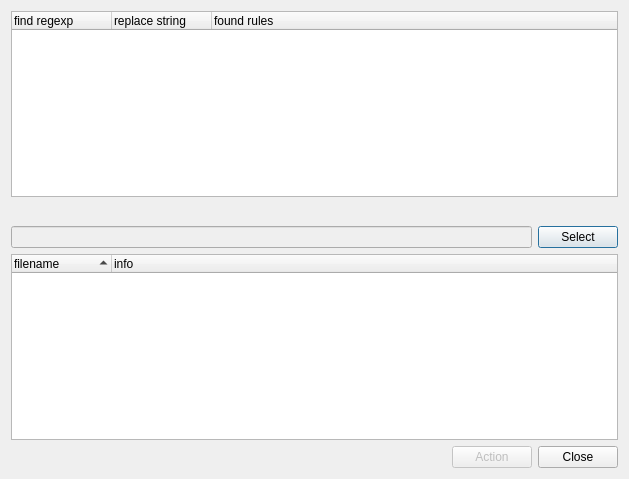
<?xml version="1.0" encoding="UTF-8"?>
<ui version="4.0">
 <class>Dialog</class>
 <widget class="QDialog" name="Dialog">
  <property name="geometry">
   <rect>
    <x>0</x>
    <y>0</y>
    <width>629</width>
    <height>479</height>
   </rect>
  </property>
  <property name="windowTitle">
   <string>QRegexpCommander</string>
  </property>
  <layout class="QVBoxLayout" name="verticalLayout">
   <item>
    <widget class="QTreeWidget" name="treeWidgetRules">
     <property name="contextMenuPolicy">
      <enum>Qt::CustomContextMenu</enum>
     </property>
     <column>
      <property name="text">
       <string>find regexp</string>
      </property>
     </column>
     <column>
      <property name="text">
       <string>replace string</string>
      </property>
     </column>
     <column>
      <property name="text">
       <string>found rules</string>
      </property>
     </column>
    </widget>
   </item>
   <item>
    <spacer name="verticalSpacer">
     <property name="orientation">
      <enum>Qt::Vertical</enum>
     </property>
     <property name="sizeHint" stdset="0">
      <size>
       <width>20</width>
       <height>28</height>
      </size>
     </property>
    </spacer>
   </item>
   <item>
    <layout class="QHBoxLayout" name="horizontalLayout">
     <item>
      <widget class="QLineEdit" name="lineEditPath">
       <property name="enabled">
        <bool>false</bool>
       </property>
       <property name="palette">
        <palette>
         <active>
          <colorrole role="Text">
           <brush brushstyle="SolidPattern">
            <color alpha="255">
             <red>0</red>
             <green>0</green>
             <blue>0</blue>
            </color>
           </brush>
          </colorrole>
         </active>
         <inactive>
          <colorrole role="Text">
           <brush brushstyle="SolidPattern">
            <color alpha="255">
             <red>0</red>
             <green>0</green>
             <blue>0</blue>
            </color>
           </brush>
          </colorrole>
         </inactive>
         <disabled>
          <colorrole role="Text">
           <brush brushstyle="SolidPattern">
            <color alpha="255">
             <red>0</red>
             <green>0</green>
             <blue>0</blue>
            </color>
           </brush>
          </colorrole>
         </disabled>
        </palette>
       </property>
       <property name="font">
        <font>
         <weight>50</weight>
         <bold>false</bold>
        </font>
       </property>
      </widget>
     </item>
     <item>
      <widget class="QPushButton" name="pushButtonSelect">
       <property name="text">
        <string>Select</string>
       </property>
      </widget>
     </item>
    </layout>
   </item>
   <item>
    <widget class="QTreeWidget" name="treeWidgetFiles">
     <property name="sortingEnabled">
      <bool>true</bool>
     </property>
     <column>
      <property name="text">
       <string>filename</string>
      </property>
     </column>
     <column>
      <property name="text">
       <string>info</string>
      </property>
     </column>
    </widget>
   </item>
   <item>
    <layout class="QHBoxLayout" name="horizontalLayout_2">
     <item>
      <spacer name="horizontalSpacer">
       <property name="orientation">
        <enum>Qt::Horizontal</enum>
       </property>
       <property name="sizeHint" stdset="0">
        <size>
         <width>40</width>
         <height>20</height>
        </size>
       </property>
      </spacer>
     </item>
     <item>
      <widget class="QPushButton" name="pushButtonAction">
       <property name="enabled">
        <bool>false</bool>
       </property>
       <property name="text">
        <string>Action</string>
       </property>
      </widget>
     </item>
     <item>
      <widget class="QPushButton" name="pushButtonClose">
       <property name="text">
        <string>Close</string>
       </property>
      </widget>
     </item>
    </layout>
   </item>
  </layout>
 </widget>
 <layoutdefault spacing="6" margin="11"/>
 <resources/>
 <connections/>
</ui>
